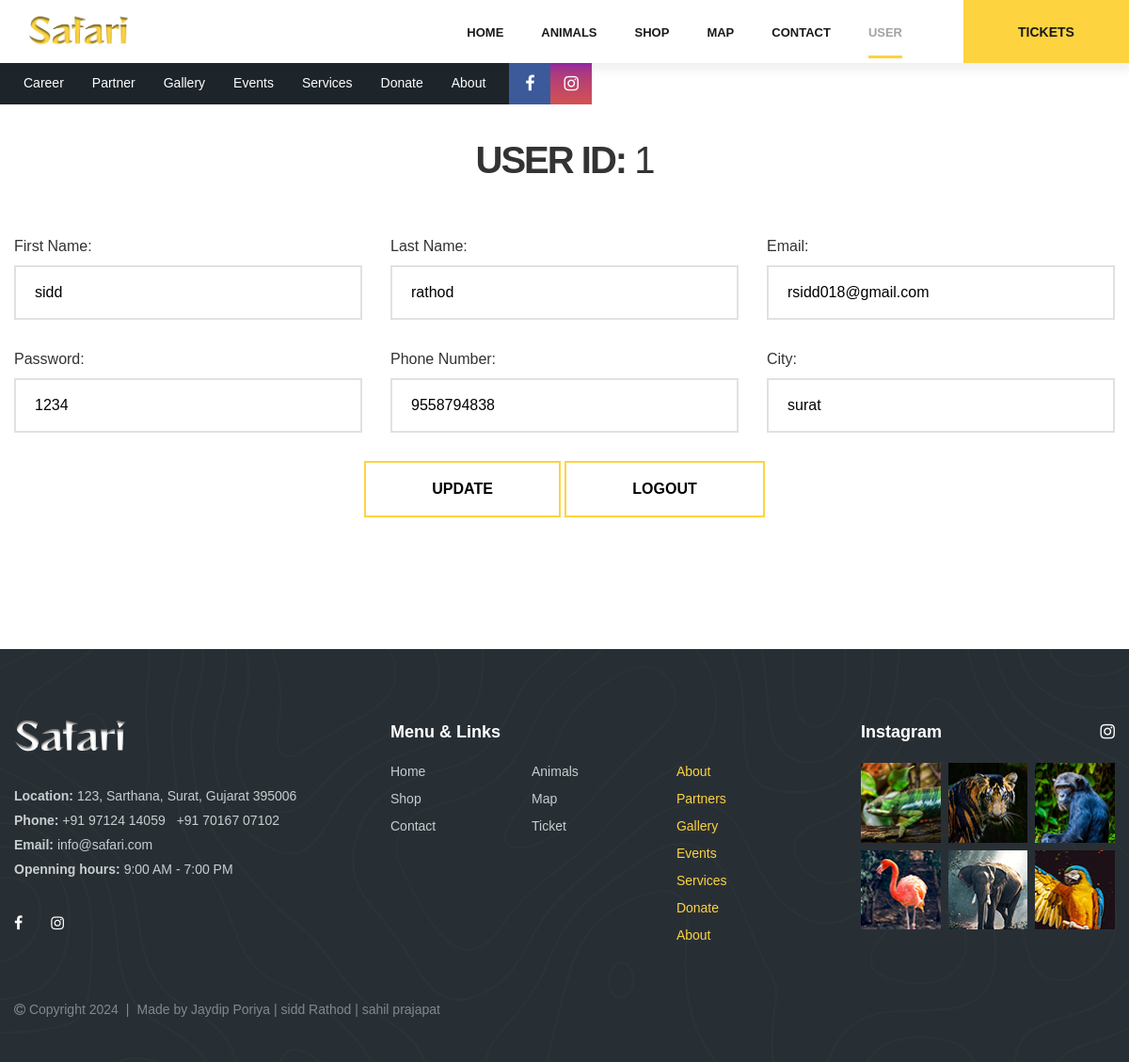
The page /user.php (signed in) on the database its author committed.
### tables this page shows
CREATE TABLE `user` (
  `id` int(11) NOT NULL,
  `fname` varchar(20) NOT NULL,
  `lname` varchar(20) NOT NULL,
  `email` varchar(50) NOT NULL,
  `password` varchar(50) NOT NULL,
  `phno` bigint(15) NOT NULL,
  `city` varchar(20) NOT NULL
);

### user.php (the view, shortened to what this page needs)
<!DOCTYPE html>
<html lang="en">
<head>
    <link rel="stylesheet" href="css/styles.min.css" />
</head>
<body>
<div class="page-wrapper">
    <?php
    include "header.php";
    ?>
    <main class="main">
        <section class="section donation-details">
            <div class="container">
                <?php
                $email = $_SESSION['email'];
               $q1 = "SELECT * FROM `user` WHERE `email`='" . $email . "' LIMIT 1";
                $res   = $con->query($q1);
                if ($res->num_rows > 0) {
                   if ($row = $res->fetch_assoc()) {
                ?>
                <form class="form donation-form" method="POST">
                    <div class="row">
                        <div class="col-12 text-center">
                            <h3 class="donation-details__title bottom-50 no-margin-top">
                                <strong>User ID:</strong> <?php echo $row["id"]; ?>
                            </h3>
                        </div>
                        <div class="col-md-4">
                            <label for="first-name">First Name:</label>
                            <input class="form__field" type="text" id="first-name" name="fname"
                                value="<?php echo $row['fname']; ?>" placeholder="First Name" />
                        </div>
                        <div class="col-md-4">
                            <label for="last-name">Last Name:</label>
                            <input class="form__field" type="text" id="last-name" name="lname"
                                value="<?php echo $row['lname']; ?>" placeholder="Last Name" />
                        </div>
                        <div class="col-md-4">
                            <label for="email">Email:</label>
                            <input class="form__field" type="email" id="email" name="email"
                                value="<?php echo $row['email']; ?>" placeholder="Email" />
                        </div>
                        <div class="col-md-4">
                            <label for="password">Password:</label>
                            <input class="form__field" type="text" id="password" name="pass"
                                value="<?php echo $row['password']; ?>" placeholder="Password" />
                        </div>
                        <div class="col-md-4">
                            <label for="phno">Phone Number:</label>
                            <input class="form__field" type="text" id="phno" name="phno"
                                value="<?php echo $row['phno']; ?>" placeholder="Phone Number" />
                        </div>
                        <div class="col-md-4">
                            <label for="city">City:</label>
                            <input class="form__field" type="text" id="city" name="city"
                                value="<?php echo $row['city']; ?>" placeholder="City" />
                        </div>
                        <div class="col-12 text-center">
                            <button class="form__submit" name="update" type="submit">
                                UPDATE
                            </button>
                            <button class="form__submit" name="logout" type="submit">
                                LOGOUT
                            </button>
                        </div>
                    </div>
                </form>
                <?php
                    }
                }
                ?>
            </div>
        </section>
    </main>
    <?php include "footer.php"; ?>
</div>
</body>
</html>

### rows shown on the page
user: id "1", fname "sidd", lname "rathod", email "rsidd018@gmail.com", pass "1234", phno "9558794838", city "surat"
